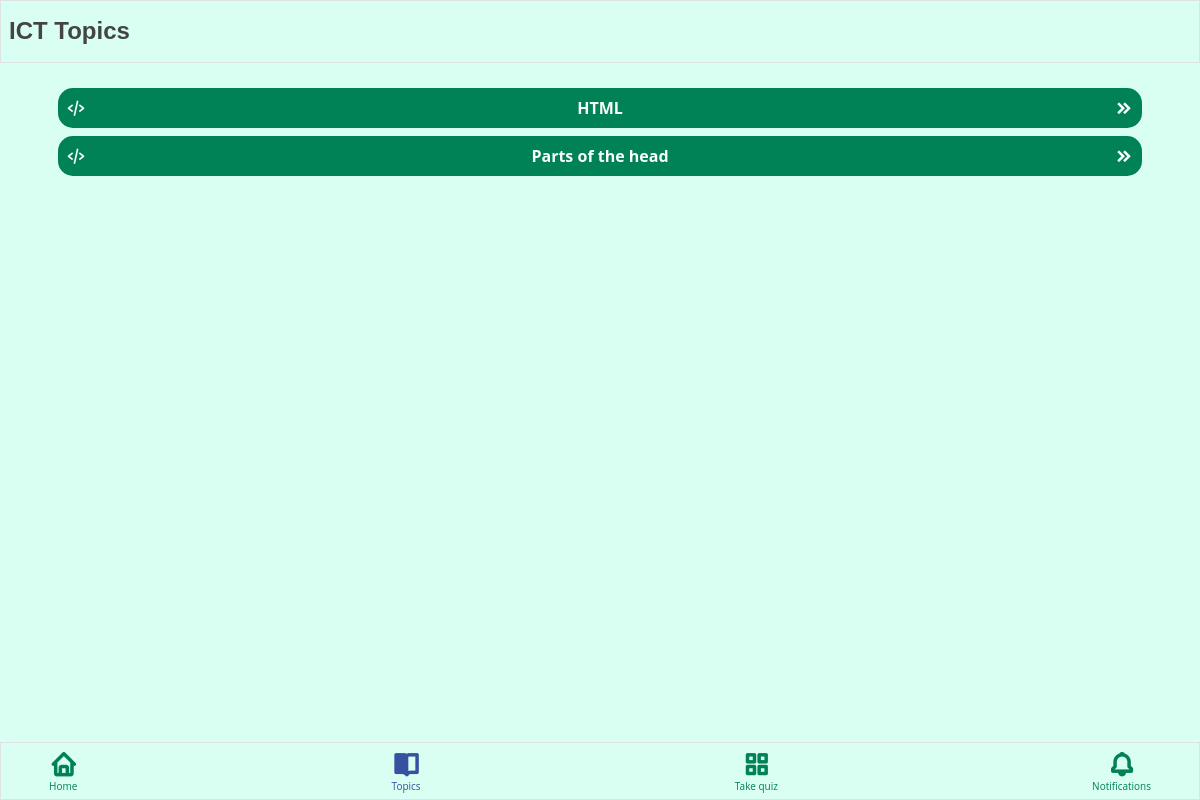
Before: /pages/student/topics.php (signed in) with the older database file.
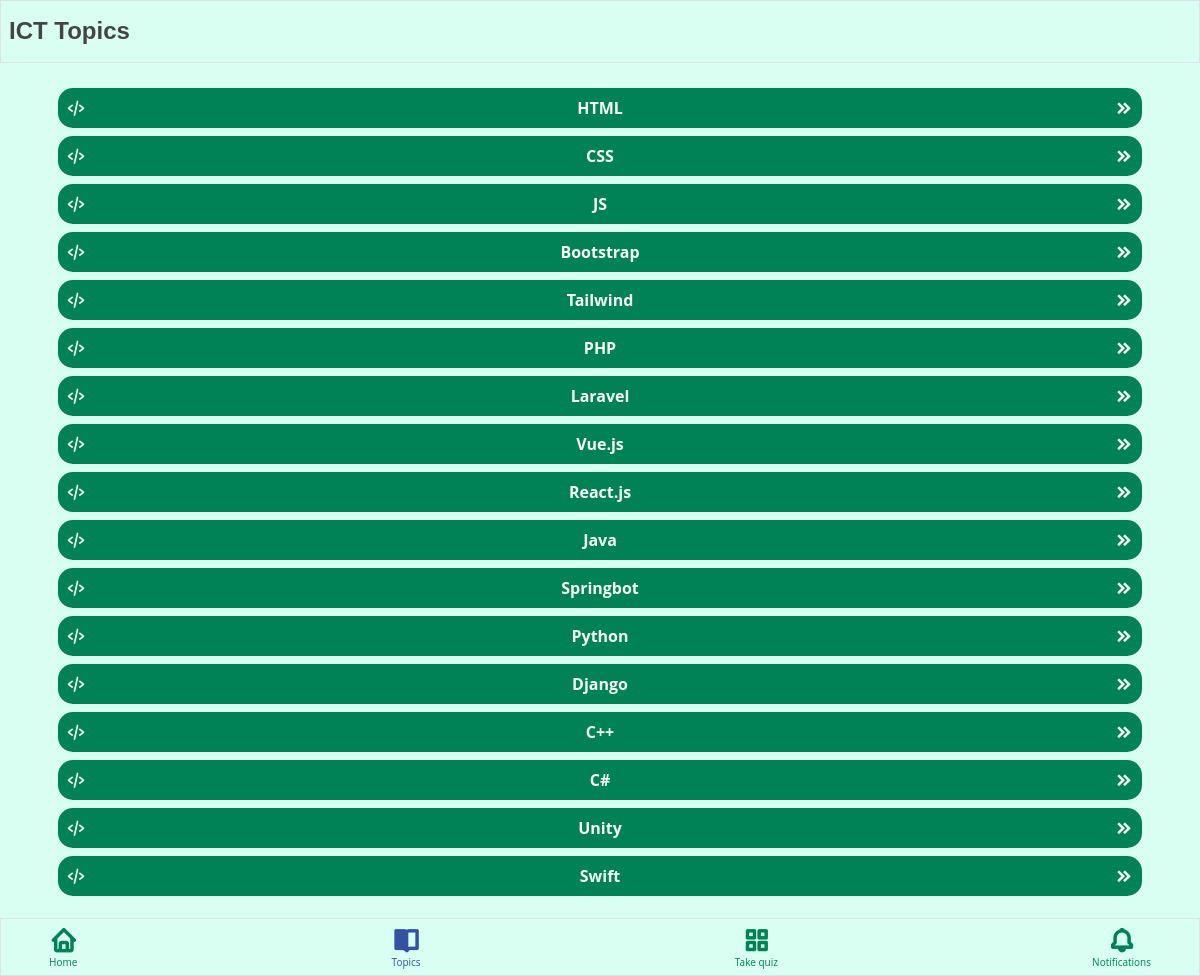
After: the same page with the newer database file.
### tables this page shows
CREATE TABLE IF NOT EXISTS `tbl_topics` (
  `id` int NOT NULL AUTO_INCREMENT,
  `topic_title` varchar(50) NOT NULL,
  `teacher_id` int NOT NULL,
  PRIMARY KEY (`id`),
  KEY `teacher_id` (`teacher_id`)
);

### pages/student/topics.php (the view, shortened to what this page needs)
<?php
include '../../db-connection.php';
if ($_SESSION['username']) {
?>
    <!DOCTYPE html>
    <html lang="en">
    <head>
        <link rel="stylesheet" href="../../bootstrap/css/bootstrap.min.css">
        <link rel="stylesheet" href="../../bootstrap/js/bootstrap.bundle.min.js">
        <link rel="stylesheet" href="../../boxicons/css/boxicons.min.css">
        <link rel="stylesheet" href="../../style.css">
    </head>
    <body>
        <header>
            <div class="d-flex align-items-center justify-content-between top-0 fixed-top p-2 border">
                <h4 class="fw-bolder mt-2">ICT Topics</h4>
            </div>
        </header>
        <main>
            <div class="container topic mt-5 mb-3">
                <div class="card w-100 mt-3 mb-5 p-3">
                    <?php
                    $stmt = $conn->prepare(' SELECT * FROM tbl_topics ');
                    $stmt->execute();
                    $result = $stmt->get_result();
                    while ($rows = $result->fetch_assoc()) {
                        echo '
                    <div class="w-100">
                        <a href="sub-topics.php?id=' . $rows['id'] . '">
                            <button class="btn-a w-100 mt-2 d-flex align-items-center justify-content-between">
                                <i class="bx bx-code-alt fs-5"></i>
                                <span class="fw-bold">' . $rows['topic_title'] . '</span>
                                <i class="bx bxs-chevrons-right fs-5"></i>
                            </button>
                        </a>
                    </div>
                    ';
                    }
                    ?>
                </div>
            </div>
        </main>
        <footer>
            <div class="d-flex align-items-center justify-content-between bottom-0 fixed-bottom px-5 border">
                <a href="home.php" class="d-flex flex-column align-items-center mt-2">
                    <i class="bx bx-home fs-3 fw-bolder"></i>
                    Home
                </a>
                <a href="#" class="d-flex flex-column align-items-center mt-2" style="color: #3552a1;">
                    <i class="bx bxs-book-open fs-3 fw-bolder"></i>
                    Topics
                </a>
                <a href="quiz-code-input.php" class="d-flex flex-column align-items-center mt-2">
                    <i class="bx bx-grid-alt fs-3 fw-bolder"></i>
                    Take quiz
                </a>
                <a href="notifications.php" class="d-flex flex-column align-items-center mt-2">
                    <i class="bx bx-bell fs-3 fw-bolder"></i>
                    <span>Notifications
                    </span>
                </a>
            </div>
        </footer>
    </body>
    </html>
<?php
} else {
    header('Location ../../index.php');
    exit();
}
?>

### style.css (style rules this page uses)
:root { --main-color: #d9fef2; --primary-color: #004c33; --secondary-color: #008156; --tertiary-color: #3552a1; --white-color: #f8fff8; --gray-color: #747272; --red-color: #c00000; }
body { font-family: "Open Sans", sans-serif; background: var(--main-color); color: #444444; }
header div { background-color: var(--main-color); }
a { color: var(--secondary-color); text-decoration: none; }
h1, h2, h3, h4, h5, h6 { font-family: "Nunito", sans-serif; }
.topic { display: flex; align-items: stretch; flex-direction: column; justify-content: center; margin-top: 50px; margin-bottom: 80px; }
.topic .card { border: none !important; border-radius: 10px; background-color: transparent !important; }
.btn-a { border: 0; border-radius: 15px; padding: 8px; background-color: var(--secondary-color); color: var(--white-color); text-align: center; font-weight: bold; font-size: 16px; }
footer div { background-color: var(--main-color); }
footer div a { font-size: 10px; margin-top: 2px; margin-bottom: 5px; }

Changed rows visible on the page:
removed tbl_topics: topic_title "Parts of the head"
added tbl_topics: topic_title "CSS"
added tbl_topics: topic_title "JS"
added tbl_topics: topic_title "Bootstrap"
added tbl_topics: topic_title "Tailwind"
added tbl_topics: topic_title "PHP"
added tbl_topics: topic_title "Laravel"
added tbl_topics: topic_title "Vue.js"
added tbl_topics: topic_title "React.js"
added tbl_topics: topic_title "Java"
added tbl_topics: topic_title "Springbot"
added tbl_topics: topic_title "Python"
added tbl_topics: topic_title "Django"
added tbl_topics: topic_title "C++"
added tbl_topics: topic_title "C#"
added tbl_topics: topic_title "Unity"
added tbl_topics: topic_title "Swift"
